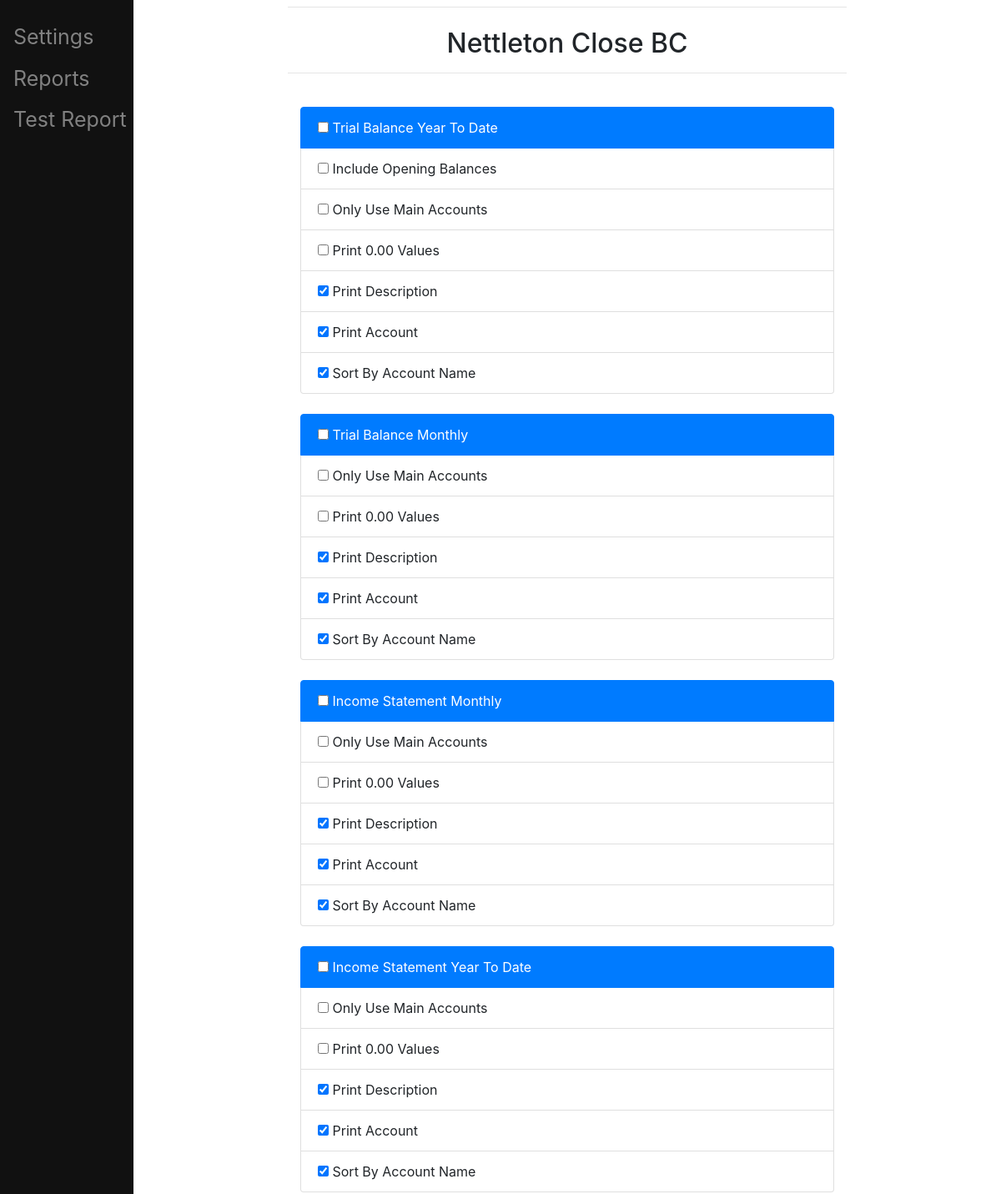
Before: /accConnect/setting/27 (upper part) with the older database file.
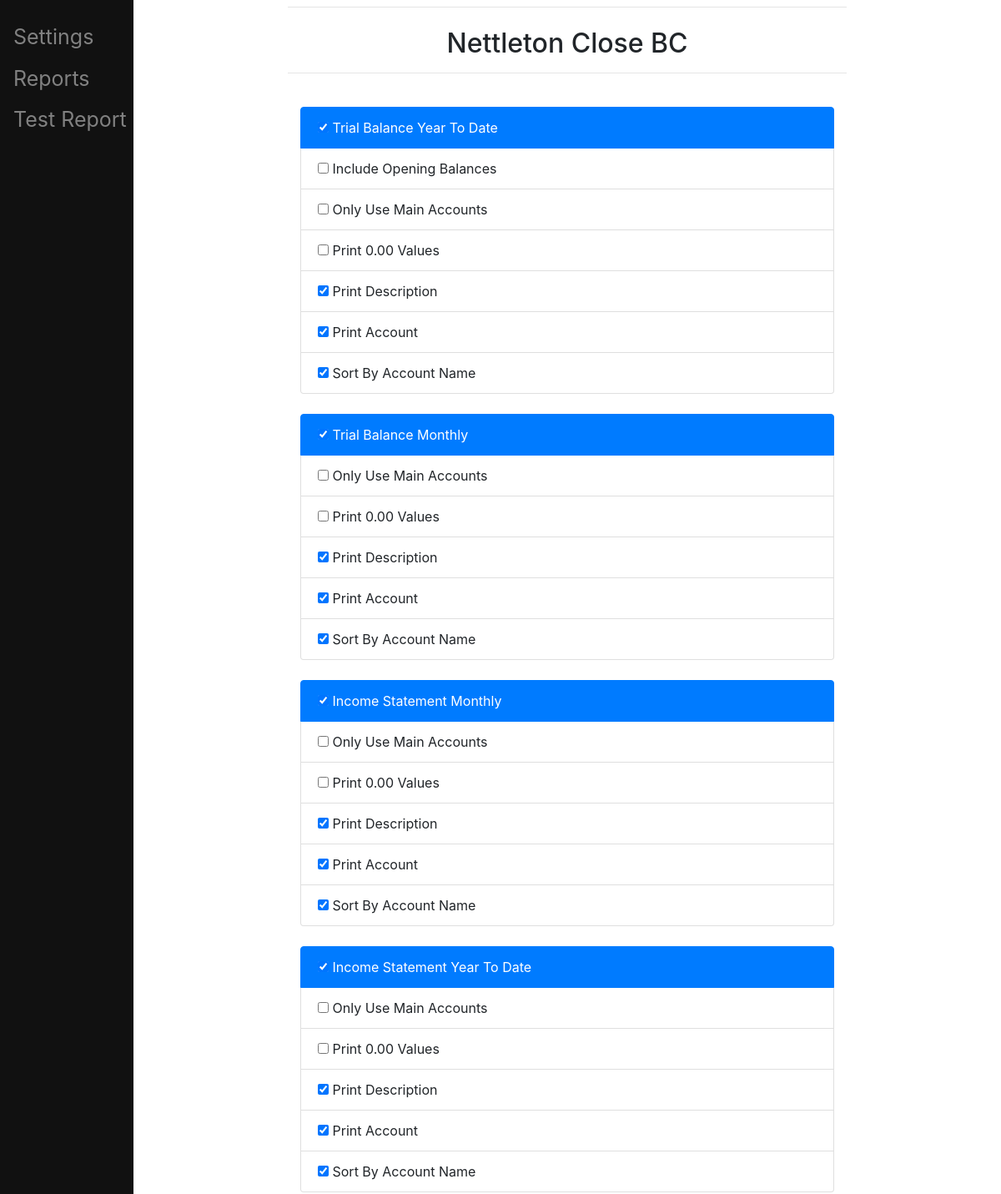
After: the same page with the newer database file.
### main/models.py (models this page shows, shortened)
class SettingsClass(models.Model):
    Complex = models.CharField(choices=complex_list , max_length =  50 ,default='1' , unique=True)
    Trial_balance_Year_to_date= models.BooleanField(default = False)
    tbytd_Include_opening_balances=models.BooleanField(default = False)
    tbytd_Only_use_main_accounts=models.BooleanField(default = False)
    tbytd_Print_null_values=models.BooleanField(default = False)
    tbytd_Print_description=models.BooleanField(default = True)
    tbytd_Print_account=models.BooleanField(default = True)
    tbytd_Sort_by_account_name=models.BooleanField(default = True)
    Trial_balance_Monthly=models.BooleanField(default = False)
    tbm_Only_use_main_accounts=models.BooleanField(default = False)
    tbm_Print_null_values=models.BooleanField(default = False)
    tbm_Print_description=models.BooleanField(default = True)
    tbm_Print_account=models.BooleanField(default = True)
    tbm_Sort_by_account_name=models.BooleanField(default = True)
    Income_Statement_Year_to_date=models.BooleanField(default = False)
    isytd_Only_use_main_accounts=models.BooleanField(default = False)
    isytd_Sort_by_account_name=models.BooleanField(default = True)
    isytd_Print_null_values=models.BooleanField(default = False)
    isytd_Print_description=models.BooleanField(default = True)
    isytd_Print_account=models.BooleanField(default = True)
    Income_Statement_Monthly=models.BooleanField(default = False)
    ism_Only_use_main_accounts=models.BooleanField(default = False)
    ism_Sort_by_account_name=models.BooleanField(default = True)
    ism_Print_null_values=models.BooleanField(default = False)
    ism_Print_description=models.BooleanField(default = True)
    ism_Print_account=models.BooleanField(default = True)
    Age_Analysis=models.BooleanField(default = False)
    aa_Include_all_customers=models.BooleanField(default = True)
    aa_Include_cash_customers=models.BooleanField(default = True)
    aa_include_on_hold_customers=models.BooleanField(default = True)
    aa_include_null_values=models.BooleanField(default = False)
    aa_allocate_unalocated_credits_to_oldest=models.BooleanField(default = True)
    Balance_Sheet=models.BooleanField(default = False)
    bs_Only_use_main_accounts=models.BooleanField(default = False)
    bs_Print_current_month=models.BooleanField(default = True)
    bs_Include_null_values=models.BooleanField(default = False)
    bs_Print_assets_first=models.BooleanField(default = True)
    bs_statement_of_financial_position=models.BooleanField(default = False)
    Repair_and_Maintenance_General_Ledger=models.BooleanField(default = False)
    rmgl_Ignore_inactive_accounts=models.BooleanField(default = True)
    rmgl_Sort_by_transaction_date=models.BooleanField(default = True)
    rmgl_Group_by_account_type=models.BooleanField(default = True)
    rmgl_Print_description=models.BooleanField(default = True)
    rmgl_Print_account=models.BooleanField(default = True)
    rmgl_Print_year_to_date=models.BooleanField(default = True)
    rmgl_Print_monthly=models.BooleanField(default = False)
    Major_capital_Items_General_Ledger=models.BooleanField(default = False)
    mcigl_Ignore_inactive_accounts=models.BooleanField(default = True)
    mcigl_Sort_by_transaction_date=models.BooleanField(default = True)
    mcigl_Group_by_account_type=models.BooleanField(default = True)
    mcigl_Print_description=models.BooleanField(default = True)
    mcigl_Print_account=models.BooleanField(default = True)
    mcigl_Print_year_to_date=models.BooleanField(default = True)
    mcigl_Print_monthly=models.BooleanField(default = False)

### main/views.py (the view, shortened to what this page needs)
# urls.py: path('accConnect/setting/<int:setting_pk>', views.viewSettings, name='viewSettings' ),
def viewSettings(request,  setting_pk):
    setting = get_object_or_404(SettingsClass, pk=setting_pk)
    if request.method == 'GET':
        form = SettingUpdateForm(instance=setting)
        return render(request, 'main/viewSettings.html', {'setting': setting, 'form':form})
    return render(request, 'main/viewSettings.html', {'setting': setting, 'form':form})

### main/forms.py
class SettingUpdateForm(ModelForm):
    class Meta:
        model = SettingsClass
        exclude = ['Complex']

### main/templates/main/viewSettings.html (shortened to what this page needs)
{% extends "main/base.html"%}
{% block content %}
<h2 style="text-align: center">{{ setting.Complex }}</h2>
 <hr>
<br>
<form method="POST" action="{% url 'viewSettings' setting.pk %}">
<div class="container">
  <ul class='list-group'>
    <li class='list-group-item active'>{{ form.Trial_balance_Year_to_date }} Trial Balance Year To Date</li>
    <li class='list-group-item'>{{ form.tbytd_Include_opening_balances }} Include Opening Balances</li>
    <li class='list-group-item'>{{ form.tbytd_Only_use_main_accounts }} Only Use Main Accounts</li>
    <li class='list-group-item'>{{ form.tbytd_Print_null_values }} Print 0.00 Values</li>
    <li class='list-group-item'>{{ form.tbytd_Print_description }} Print Description</li>
    <li class='list-group-item'>{{ form.tbytd_Print_account }} Print Account</li>
    <li class='list-group-item'>{{ form.tbytd_Sort_by_account_name }} Sort By Account Name</li>
  </ul>
  <br>
  <ul class='list-group'>
    <li class='list-group-item active'>{{ form.Trial_balance_Monthly }} Trial Balance Monthly</li>
    <li class='list-group-item'>{{ form.tbm_Only_use_main_accounts }} Only Use Main Accounts</li>
    <li class='list-group-item'>{{ form.tbm_Print_null_values }} Print 0.00 Values</li>
    <li class='list-group-item'>{{ form.tbm_Print_description }} Print Description</li>
    <li class='list-group-item'>{{ form.tbm_Print_account }} Print Account</li>
    <li class='list-group-item'>{{ form.tbm_Sort_by_account_name }} Sort By Account Name</li>
  </ul>
  <br>
  <ul class='list-group'>
    <li class='list-group-item active'>{{ form.Income_Statement_Monthly }} Income Statement Monthly</li>
    <li class='list-group-item'>{{ form.ism_Only_use_main_accounts }} Only Use Main Accounts</li>
    <li class='list-group-item'>{{ form.ism_Print_null_values }} Print 0.00 Values</li>
    <li class='list-group-item'>{{ form.ism_Print_description }} Print Description</li>
    <li class='list-group-item'>{{ form.ism_Print_account }} Print Account</li>
    <li class='list-group-item'>{{ form.ism_Sort_by_account_name }} Sort By Account Name</li>
  </ul>
  <br>
  <ul class='list-group'>
    <li class='list-group-item active'>{{ form.Income_Statement_Year_to_date }} Income Statement Year To Date</li>
    <li class='list-group-item'>{{ form.isytd_Only_use_main_accounts }} Only Use Main Accounts</li>
    <li class='list-group-item'>{{ form.isytd_Print_null_values }} Print 0.00 Values</li>
    <li class='list-group-item'>{{ form.isytd_Print_description }} Print Description</li>
    <li class='list-group-item'>{{ form.isytd_Print_account }} Print Account</li>
    <li class='list-group-item'>{{ form.isytd_Sort_by_account_name }} Sort By Account Name</li>
  </ul>
  <br>
  <br>
  <br>
  <br>
</div>
<br>
<br>
</form>
{% endblock %}

### main/templates/main/base.html (shortened to what this page needs)
<!DOCTYPE html>
<html lang="en">
<head>
    <link rel="stylesheet" href="https://stackpath.bootstrapcdn.com/bootstrap/4.1.3/css/bootstrap.min.css">
</head>
<body>
  <div class="sidenav">
    <a href="{% url 'settingsHome' %}">Settings</a>
    <a href="{% url 'reportsHome' %}">Reports</a>
    <a href="{% url 'Kyletrb' %}">Test Report</a>
  </div>
  <div class="main">
    <div class="row justify-content-center">
      <div class="col-8">
        <hr class="mt-0 mb-4">
        {% block content %}
        {% endblock %}
      </div>
    </div>
  </div>
</body>
</html>

### main/templates/main/base.html (style rules this page uses)
.sidenav { height: 100%; width: 160px; position: fixed; z-index: 1; top: 0; left: 0; background-color: #111; overflow-x: hidden; padding-top: 20px; }
.sidenav a { padding: 6px 8px 6px 16px; text-decoration: none; font-size: 25px; color: #818181; display: block; }
.main { margin-left: 160px; padding: 0px 10px; }

Changed rows visible on the page:
changed SettingsClass "Nettleton Close BC": Trial_balance_Year_to_date "☐" → "☑"; Trial_balance_Monthly "☐" → "☑"; Income_Statement_Monthly "☐" → "☑"; Income_Statement_Year_to_date "☐" → "☑"
